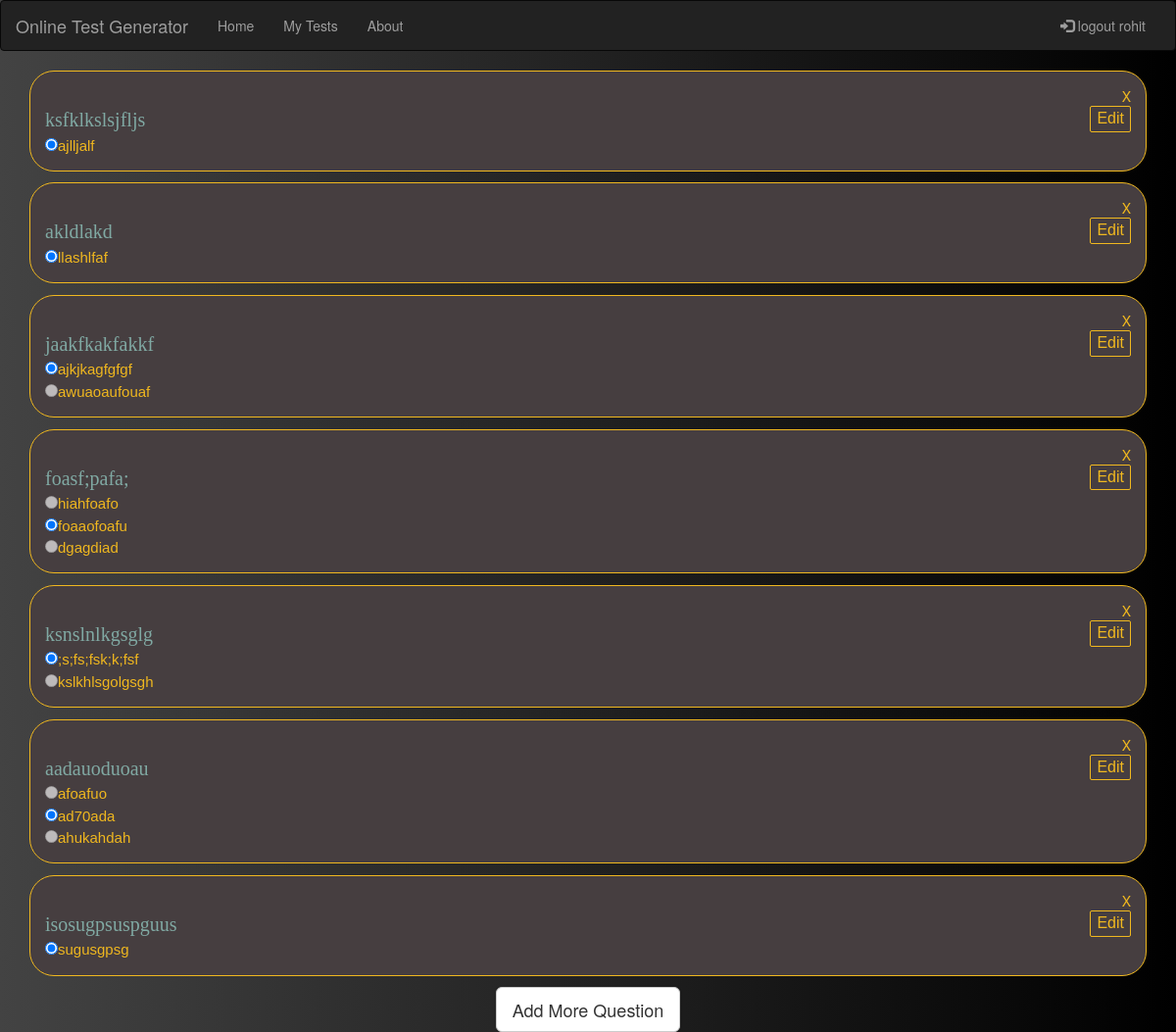
The page /php/load-preview.php?formn=1 (signed in) on the database its author committed.
### tables this page shows
CREATE TABLE `forms` (
  `username` varchar(255) NOT NULL,
  `fnumber` int(11) NOT NULL,
  `question` longtext NOT NULL,
  `options` longtext NOT NULL,
  `coption` tinyint(4) NOT NULL,
  `qno` int(11) NOT NULL
);

### php/load-preview.php (the view, shortened to what this page needs)
<?php
include("conn.php");
if(!empty($_GET['formn'])){
  $user=$_SESSION['user'];
$result=mysqli_query($con,"select question,options,coption,qno from forms where  username='$user' and fnumber='".$_SESSION['fno']."' order by qno");
if(mysqli_num_rows($result)>0){
	echo '<!DOCTYPE html>
<html>
<head>
  <title>lol</title>
    <meta charset="utf-8">
  <meta name="viewport" content="width=device-width, initial-scale=1">
  <link rel="stylesheet" href="https://maxcdn.bootstrapcdn.com/bootstrap/3.3.7/css/bootstrap.min.css">
  <script src="https://ajax.googleapis.com/ajax/libs/jquery/3.2.1/jquery.min.js"></script>
  <script src="https://maxcdn.bootstrapcdn.com/bootstrap/3.3.7/js/bootstrap.min.js"></script>
  <script type="text/javascript" src="js/main.js"></script>
  <link rel="stylesheet" type="text/css" href="css/stylesheet.css">
</head>
<body>';
include('signup.php');
include('header.php');
echo '<div  class="container">
<span id="saved"></span>
<div id="main" >';
while($row=mysqli_fetch_array($result)){
echo '<div class="alert list" id="'.$row['qno'].'">
<a href="#" onclick="return removeOptions(this);" style="float: right;">X</a>
<br/><p>'.$row['question'].'<button class="right-btn" id="update">Edit</button></p>';
$options=explode("`",$row['options']);
for($i=0;$i<sizeof($options);$i++){
	if($i===intval($row['coption']))
echo '<input type="radio" name="anslist'.$row['qno'].'" checked="checked" />';
else
echo '<input type="radio" name="anslist'.$row['qno'].'" disabled/>';
echo '<span>'.$options[$i].'</span>
<br/>';
}
echo '</div>';
}
echo '</div>
<div>
<button id="add" class="btn btn-default btn-lg" data-toggle="modal" >Add More Question</button>
</div>
<div class="modal fade" id="myModal" role="dialog" data-backdrop="static">
    <div class="modal-dialog">
      <div class="modal-content">
        <div class="modal-header">
          <h4 class="modal-title">Enter Question Details</h4>
        </div>
        <div class="modal-body">
          <form id="form1">
<div id="box">
  <textarea class="form-control" rows="3"  style="resize:none;" id="question" required></textarea><br/>
  <p id="choose-ans"><strong>Please select the correct answer</strong></p>
  <div id="options">
  </div>
  <input type="submit" value="Add Question" id="add-elem" class="btn btn-success btns" />
  <button class="btn btn-danger btns" id="cancel" data-dismiss="modal">Cancel</button>
</div>
</form>
        </div>
        <div class="modal-footer">
        </div>
      </div>
      </div>
      </div>
</div>
</body>
</html>';
}
else
{
  header('location:show-titles.php');
}
}
?>

### css/stylesheet.css (style rules this page uses)
body { height:100%; width:100%; background: #000000; background: -webkit-linear-gradient(to right, #434343, #000000); background: linear-gradient(to right, #434343, #000000); }
.container { text-align: center; }
.list { margin-bottom:1%; border-radius: 25px; background-color:#463E40 !important; border:1px solid #f0b81f; }
#main p { font-family: "Times New Roman", Times, serif; font-size:20px; word-wrap: break-word; color:#80A9A3; }
#main span { font-family: 'Oswald', sans-serif; font-size:15px; color:#EFB71F; }
#main :not(button) { text-align:left; }
.right-btn { float:right; overflow:auto; border-radius: 2px; border:1px solid #231f20; transition:background-color 0.5s ease-in-out; -webkit-transition:background-color 0.5s ease-in-out; background-color:#463E40; color:#f0b81f; border-color: #f0b81f; font-family: 'Oswald', sans-serif; font-size: 2vh; }
.list a { color:#f0b81f; }

### rows shown on the page
forms: question "ksfklkslsjfljs", options "ajlljalf"
forms: question "akldlakd", options "llashlfaf"
forms: question "jaakfkakfakkf", options "ajkjkagfgfgf", options "awuaoaufouaf"
forms: question "foasf;pafa;", options "hiahfoafo", options "foaaofoafu", options "dgagdiad"
forms: question "ksnslnlkgsglg", options ";s;fs;fsk;k;fsf", options "kslkhlsgolgsgh"
forms: question "aadauoduoau", options "afoafuo", options "ad70ada", options "ahukahdah"
forms: question "isosugpsuspguus", options "sugusgpsg"

### other values the page prints
$_SESSION['user'] "rohit"
